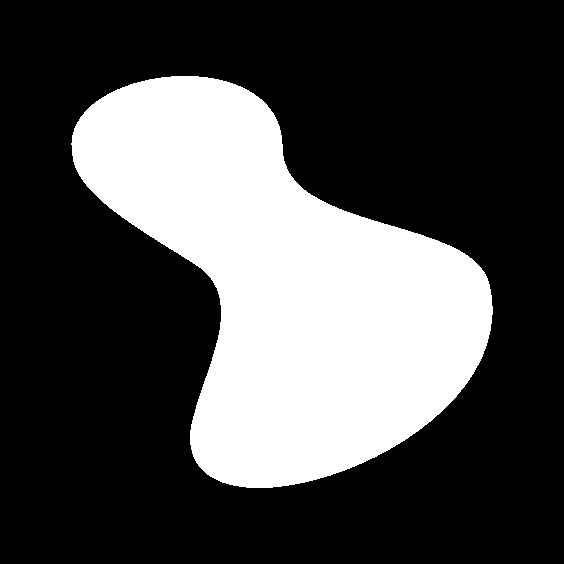
#> input picture images/Fig1001(a)(constant_gray_region).tif, 564 x 564 px
$ python main.py
#> lines starting #> are read from the running program, lines starting #| are printed output that depends on the picture; after the words box and inside, x2 and y2 are one past the last pixel; in counts of white or black regions, pixels touching at a corner belong together
### read_disp_img.py
import cv2
import matplotlib.pyplot as plt

class Read_display_images(object):

    def image_choice(self, img_choice):
        if img_choice == 1:
            image_path = r'images/Fig1001(a)(constant_gray_region).tif'
        elif img_choice == 2:
            image_path = r'images/Fig1001(d)(noisy_region).tif'
        elif img_choice == 3:
            image_path = r'images/Fig1022(a)(building_original).tif'
        elif img_choice == 4:
            image_path = r'images/Fig1026(a)(headCT-Vandy).tif'
        elif img_choice == 5:
            image_path = r'images/Fig1027(a)(van_original).tif'
        elif img_choice == 6:
            image_path = r'images/Fig1030(a)(tooth).tif'
        elif img_choice == 7:
            image_path = r'images/Fig1034(a)(marion_airport).tif'
        elif img_choice == 8:
            image_path = r'images/Fig1040(a)(large_septagon_gaussian_noise_mean_0_std_50_added).tif'
        elif img_choice == 9:
            image_path = r'images/Fig1043(a)(yeast_USC).tif'
        elif img_choice == 10:
            image_path = r'images/Fig1045(a)(iceberg).tif'
        elif img_choice == 11:
            image_path = r'images/Fig1060(a)(car on left).tif'

        image = cv2.imread(image_path, cv2.IMREAD_GRAYSCALE)
        return image


    def display_image(self,cols, image_array, img_title):
        fig, ax = plt.subplots(ncols=cols)
        for i in range(len(image_array)):
            ax[i].imshow(image_array[i],cmap='gray')
            ax[i].set_title(img_title[i])
        plt.show()
        # ax[0].imshow(original_image, cmap='gray')
        # ax[0].set_title("Original")
        # ax[1].imshow(final_image, cmap='gray')
        # ax[1].set_title("Final")
        # plt.show()

### main.py
import numpy as np
import math
import read_disp_img
import random
from collections import namedtuple
import copy


class Main(object):
    loop = True

    def main_class(self):
        while (self.loop):
            img_choice_obj = read_disp_img.Read_display_images()
            try:
                program_choice = int(input("1. Basic Global Thresholding\n2. K-means Clustering"))
#> the answer given: 1
                if program_choice == 1:
                    self.basic_global_thresholding(self.image_selection(), img_choice_obj)
                else:
                    self.k_means(self.image_selection(), img_choice_obj)
            except ValueError as v:
                print(v)
            # except IndexError as v:
            #     print(v)

    def image_selection(self):
        img_choice = int(input("\nSelect an image from the following:\n1. Constant Grey Region\n2.Noisy Region"
                               "\n3. Building Original\n4. HeadCT-Vandy\n5. Van-Orignal\n6. Tooth"
                               "\n7. Marion Airport\n8. Large Septagon\n9. Yeast USC\n10. Iceberg"
                               "\n11. Car on left\n12.Exit\n\n-->"))
#> the answer given: 1
        return img_choice

    def basic_global_thresholding(self, img_choice, img_choice_obj):
#> called with img_choice = 1
        threshold = int(input("Please provide initial threshold estimate\n-->"))
#> the answer given: 100
        threshold_diff = float(input("Please provide predefined threshold limit\n-->"))
#> the answer given: 100
        original_image = img_choice_obj.image_choice(img_choice)
#> in image_choice, `image = cv2.imread(image_path, cv2.IMREAD_GRAYSCALE)`: image: shape (564, 564); values 127 (black) and 204 (white), 29.4% white; 1 white region, box (x1, y1, x2, y2) and area: (71, 76, 493, 488) 93671
        # print(original_image)
        shape = original_image.shape
#> shape = (564, 564)
        orig_rows = shape[0]
#> orig_rows = 564
        orig_cols = shape[1]
#> orig_cols = 564
        segment1 = []
        segment2 = []
        threshold_new = 0
        final_image = np.zeros(shape)
        m1 = 0
        m2 = 0

        # basic global thresholding logic
        while (abs(threshold - threshold_new) > threshold_diff):
            segment1.clear()
            segment2.clear()
            if (threshold_new != 0):
                threshold = threshold_new
            for row in range(orig_rows):
                for col in range(orig_cols):
                    pixel = original_image[row, col]
                    if pixel > threshold:
                        segment1.append(pixel)
                    else:
                        segment2.append(pixel)

            # [5 lines of commented-out code are left out]

            try:
                m1 = sum(segment1) / len(segment1)
            except ZeroDivisionError as z:
                print(z)
            try:
                m2 = sum(segment2) / len(segment2)
            except ZeroDivisionError as z:
                print(z)

            threshold_new = (m1 + m2) / 2
            diff = abs(threshold_new - threshold)
            print(*['Threshold :', threshold, ':: Threshold new:', threshold_new, ':: Threshold Difference:',
                    diff])
            print(*['Average of Segment 1:', m1, ':: Average of Segment 2:', m2,
                    '\n ******** Next Iteration*************'])
#> after the loop, segment1 = []; segment2 = []
        print("Done")

        # segment image based on final threshold value
        for row in range(orig_rows):
            for col in range(orig_cols):
                pixel = original_image[row, col]
                if pixel > threshold:
                    final_image[row, col] = m1
                else:
                    final_image[row, col] = m2
#> final_image: shape (564, 564) float64; every value is 0

        #  display images
        img_choice_obj.display_image(2, [original_image, final_image], ["Original Image", "Final Image"])
#> the loop in display_image, `for i in range(len(image_array)):` made 2 passes
#> in display_image, `plt.show()`:
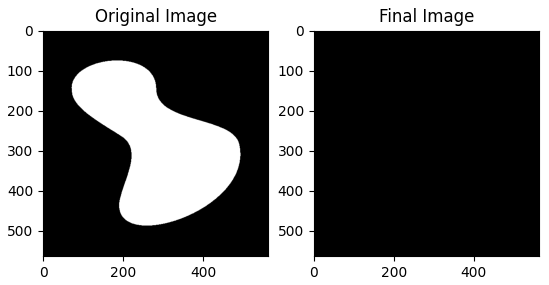
#> figure drawn by matplotlib, 2 panels

    # [93 lines left out: function k_means, not called in this run]


m = Main()
#> (the run stopped early here; a loop or call above may not have finished)
